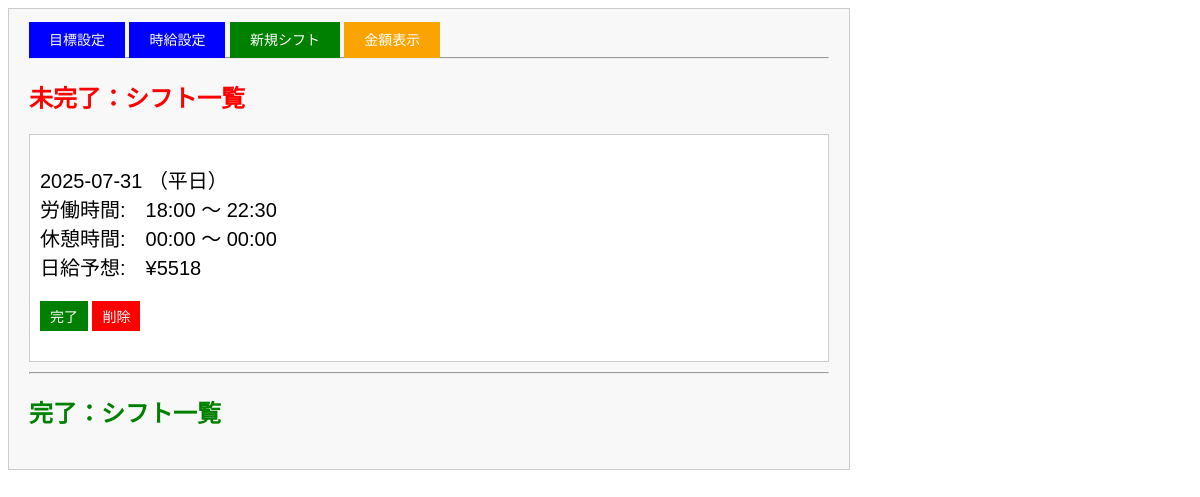
Before: / with the older database file.
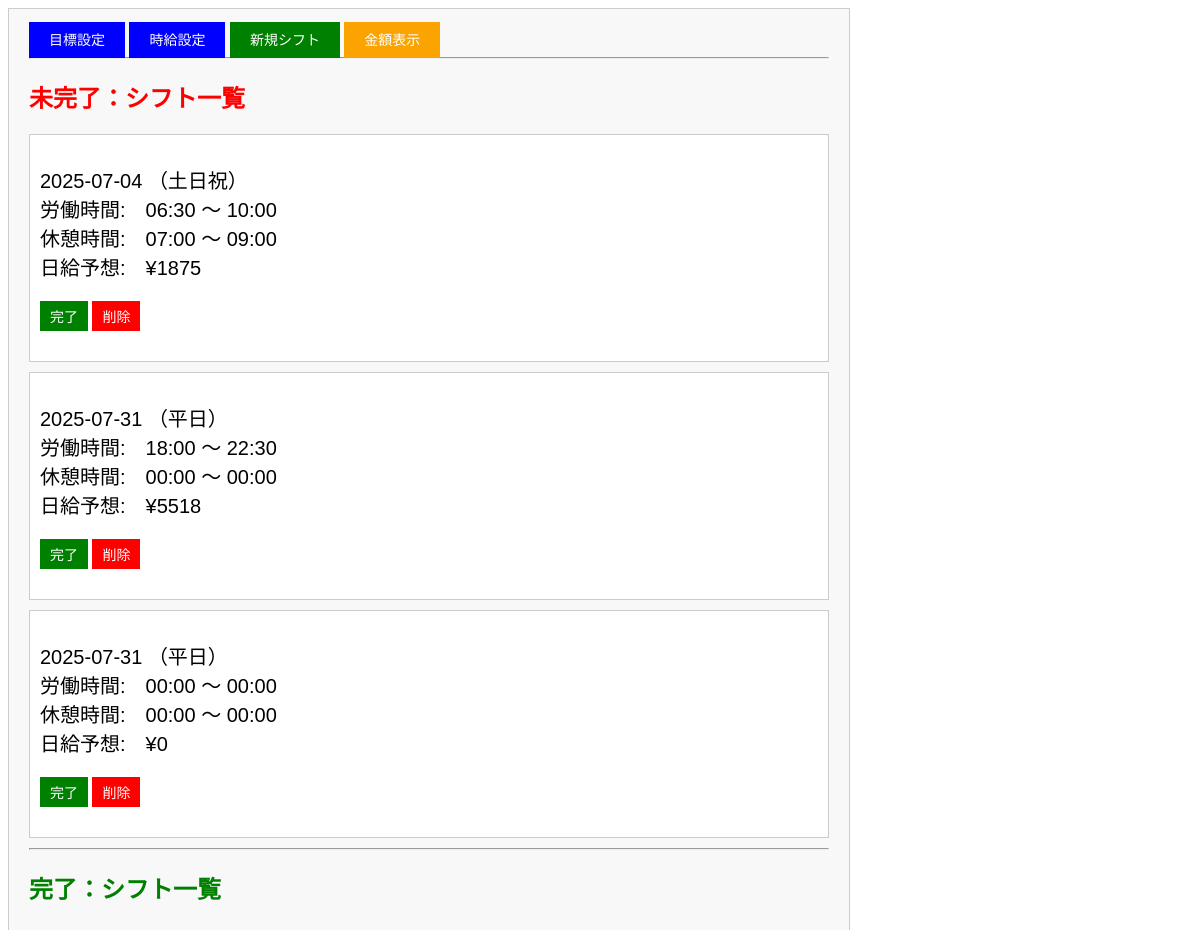
After: the same page with the newer database file.
### app.py (models this page shows, shortened)
class Shift(db.Model):
   __tablename__ = 'shift'
   ShiftID = db.Column(db.Integer, primary_key=True, autoincrement=True)
   ShiftDay = db.Column(db.Date, nullable=False)
   StartTime = db.Column(db.Float, nullable=False)
   EndTime = db.Column(db.Float, nullable=False)
   BreakStartTime = db.Column(db.Float, nullable=False)
   BreakEndTime = db.Column(db.Float, nullable=False)
   DayType = db.Column(db.Integer, db.ForeignKey('hourly_wage.DayType'), nullable=False)
   DailyWage = db.Column(db.Integer,nullable=False)
   Complete = db.Column(db.Boolean, default=False, nullable=False)

### app.py (the view)
@app.route('/')
def home():
    uncompleted_shifts  = Shift.query.filter_by(Complete = False).order_by(Shift.ShiftDay.asc()).all()
    completed_shifts  = Shift.query.filter_by(Complete=True).order_by(Shift.ShiftDay.asc()).all()
    setting = Setting.query.first()
    no_setting = (setting is None)
    wage_setting = HourlyWage.query.first()
    wage_setting = (wage_setting is None)
    return render_template('home.html', uncompleted_shifts=uncompleted_shifts, completed_shifts=completed_shifts,no_setting=no_setting,wage_setting=wage_setting)

### app.py (called while the page is built)
def float_to_time_str(f):
    hour = int(f)
    minute = int((f - hour) * 60)
    return f"{hour:02d}:{minute:02d}"

### templates/home.html (shortened to what this page needs)
<!DOCTYPE html>
<html>
<head>
    <link rel="stylesheet" type="text/css" href="{{ url_for('static', filename='style.css') }}">
</head>
<body>
    <div class="container">
        <a href="{{ url_for('setting') }}" class="button" style="display:inline;">目標設定</a>
        <a href="{{ url_for('wage_setting') }}" class="button" style="display:inline;">時給設定</a>
        <a href="{{ url_for('new_shift') }}" class="shift-button" style="display:inline;">新規シフト</a>
        <a href="{{ url_for('display') }}" class="amount-button" style="display:inline;">金額表示</a>
        <hr>
        <h2 class="no-complete">未完了：シフト一覧</h2>
        <ul>
            {% for shift in uncompleted_shifts %}
            <div>
                <p>{{ shift.ShiftDay }}  {% if shift.DayType == 0 %}（平日）{% else %}（土日祝）{% endif %}  <br>
                    労働時間:{{ shift.StartTime|time_str }} 〜 {{ shift.EndTime|time_str }} <br>
                    休憩時間:{{ shift.BreakStartTime|time_str }} 〜 {{ shift.BreakEndTime|time_str }} <br>
                    日給予想:¥{{ shift.DailyWage }} <br>
                    <form method="post" action="{{ url_for('complete_shift', shift_id=shift.ShiftID) }}" style="display:inline;"><button type="submit" class="complete-button">完了</button></form>
                    <form method="post" action="{{ url_for('delete_shift', shift_id=shift.ShiftID) }}" style="display:inline;"><button type="submit" class="delete-button">削除</button></form><br>
                </p>
            </div>
            {% endfor %}
        </ul>
        <hr>
        <h2 class="complete">完了：シフト一覧</h2>
    </div>
</body>
</html>

### static/style.css (style rules this page uses)
.container { background-color: #f8f8f8; max-width: 800px; padding: 20px; font-family: Arial, sans-serif; }
.no-complete { color: red; }
.complete { color:green; }
.button, .shift-button, .amount-button { background-color: blue; border: none; color: white; padding: 10px 20px; text-align: center; text-decoration: none; display: inline-block; font-size: 14px; margin-bottom: 20px; }
.shift-button { background-color: green; }
.amount-button { background-color: rgb(251, 163, 0); }
a.button { display: block; width: 200px; }
.complete-button, .uncomplete-button,.delete-button { background-color: green; border: none; color: white; padding: 5px 10px; text-align: center; text-decoration: none; display: inline-block; font-size: 14px; }
.delete-button { background-color: red; }
ul { list-style-type: none; margin: 0; padding: 0; }
div { background-color: white; border: 1px solid #ccc; margin-bottom: 10px; padding: 10px; }
p { font-size: 20px; }

Changed rows visible on the page:
added Shift: ShiftDay "2025-07-04", shows "（土日祝）", StartTime "06:30", EndTime "10:00", BreakStartTime "07:00", BreakEndTime "09:00", DailyWage "1875"
added Shift: ShiftDay "2025-07-31", shows "（平日）", StartTime "00:00", EndTime "00:00", BreakStartTime "00:00", BreakEndTime "00:00", DailyWage "0"
